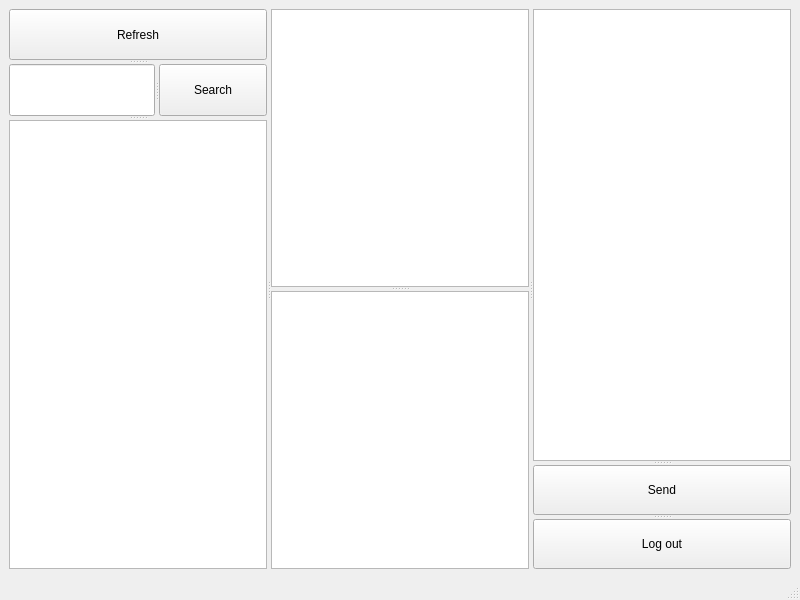
<?xml version="1.0" encoding="UTF-8"?>
<ui version="4.0">
 <class>ChatWindow</class>
 <widget class="QMainWindow" name="ChatWindow">
  <property name="geometry">
   <rect>
    <x>0</x>
    <y>0</y>
    <width>800</width>
    <height>600</height>
   </rect>
  </property>
  <property name="windowTitle">
   <string>MainWindow</string>
  </property>
  <widget class="QWidget" name="centralwidget">
   <layout class="QGridLayout" name="gridLayout">
    <item row="0" column="0">
     <widget class="QSplitter" name="splitter_6">
      <property name="orientation">
       <enum>Qt::Horizontal</enum>
      </property>
      <widget class="QSplitter" name="splitter_5">
       <property name="orientation">
        <enum>Qt::Vertical</enum>
       </property>
       <widget class="QPushButton" name="pushButton_refresh">
        <property name="text">
         <string>Refresh</string>
        </property>
       </widget>
       <widget class="QSplitter" name="splitter_4">
        <property name="orientation">
         <enum>Qt::Horizontal</enum>
        </property>
        <widget class="QLineEdit" name="lineEdit_friendsearch"/>
        <widget class="QPushButton" name="pushButton_search">
         <property name="text">
          <string>Search</string>
         </property>
        </widget>
       </widget>
       <widget class="QListWidget" name="listWidget_friends"/>
      </widget>
      <widget class="QSplitter" name="splitter">
       <property name="orientation">
        <enum>Qt::Vertical</enum>
       </property>
       <widget class="QListWidget" name="listWidget_messages"/>
       <widget class="QPlainTextEdit" name="plainTextEdit_msgedit"/>
      </widget>
      <widget class="QSplitter" name="splitter_3">
       <property name="orientation">
        <enum>Qt::Vertical</enum>
       </property>
       <widget class="QListWidget" name="listWidget_info"/>
       <widget class="QSplitter" name="splitter_2">
        <property name="orientation">
         <enum>Qt::Vertical</enum>
        </property>
        <widget class="QPushButton" name="pushButton_send">
         <property name="text">
          <string>Send</string>
         </property>
        </widget>
        <widget class="QPushButton" name="pushButton">
         <property name="text">
          <string>Log out</string>
         </property>
        </widget>
       </widget>
      </widget>
     </widget>
    </item>
   </layout>
  </widget>
  <widget class="QMenuBar" name="menubar">
   <property name="geometry">
    <rect>
     <x>0</x>
     <y>0</y>
     <width>800</width>
     <height>22</height>
    </rect>
   </property>
  </widget>
  <widget class="QStatusBar" name="statusbar"/>
 </widget>
 <resources/>
 <connections/>
</ui>
